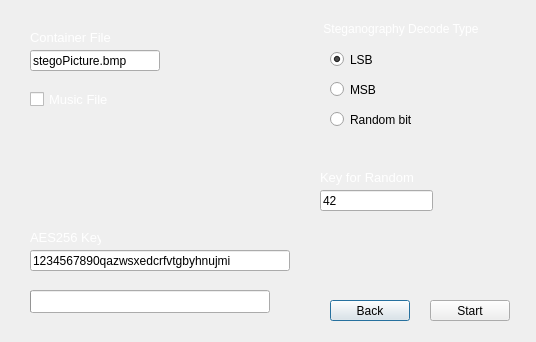
<?xml version="1.0" encoding="UTF-8"?>
<ui version="4.0">
 <class>Decode</class>
 <widget class="QDialog" name="Decode">
  <property name="geometry">
   <rect>
    <x>0</x>
    <y>0</y>
    <width>536</width>
    <height>342</height>
   </rect>
  </property>
  <property name="windowTitle">
   <string>Extract data from file</string>
  </property>
  <widget class="QPushButton" name="backButton">
   <property name="geometry">
    <rect>
     <x>330</x>
     <y>300</y>
     <width>80</width>
     <height>21</height>
    </rect>
   </property>
   <property name="text">
    <string>Back</string>
   </property>
  </widget>
  <widget class="QGroupBox" name="stegoTypeGroupBox">
   <property name="geometry">
    <rect>
     <x>320</x>
     <y>20</y>
     <width>181</width>
     <height>121</height>
    </rect>
   </property>
   <property name="styleSheet">
    <string notr="true">QGroupBox {
border: none;
font: 12px;
color: #fff;
}</string>
   </property>
   <property name="title">
    <string>Steganography Decode Type</string>
   </property>
   <widget class="QRadioButton" name="lsbRadioButton">
    <property name="geometry">
     <rect>
      <x>10</x>
      <y>30</y>
      <width>84</width>
      <height>19</height>
     </rect>
    </property>
    <property name="text">
     <string>LSB</string>
    </property>
    <property name="checked">
     <bool>true</bool>
    </property>
   </widget>
   <widget class="QRadioButton" name="msbRadioButton">
    <property name="geometry">
     <rect>
      <x>10</x>
      <y>60</y>
      <width>84</width>
      <height>19</height>
     </rect>
    </property>
    <property name="text">
     <string>MSB</string>
    </property>
   </widget>
   <widget class="QRadioButton" name="randomBitRadioButton">
    <property name="geometry">
     <rect>
      <x>10</x>
      <y>90</y>
      <width>84</width>
      <height>19</height>
     </rect>
    </property>
    <property name="text">
     <string>Random bit</string>
    </property>
   </widget>
  </widget>
  <widget class="QPushButton" name="startButton">
   <property name="geometry">
    <rect>
     <x>430</x>
     <y>300</y>
     <width>80</width>
     <height>21</height>
    </rect>
   </property>
   <property name="text">
    <string>Start</string>
   </property>
  </widget>
  <widget class="QLineEdit" name="containerFileLineEdit">
   <property name="geometry">
    <rect>
     <x>30</x>
     <y>50</y>
     <width>130</width>
     <height>21</height>
    </rect>
   </property>
   <property name="text">
    <string>stegoPicture.bmp</string>
   </property>
  </widget>
  <widget class="QLineEdit" name="keyLineEdit">
   <property name="enabled">
    <bool>true</bool>
   </property>
   <property name="geometry">
    <rect>
     <x>320</x>
     <y>190</y>
     <width>113</width>
     <height>21</height>
    </rect>
   </property>
   <property name="text">
    <string>42</string>
   </property>
  </widget>
  <widget class="QLabel" name="keyLabel">
   <property name="geometry">
    <rect>
     <x>320</x>
     <y>170</y>
     <width>121</width>
     <height>16</height>
    </rect>
   </property>
   <property name="font">
    <font>
     <pointsize>10</pointsize>
    </font>
   </property>
   <property name="text">
    <string>&lt;html&gt;&lt;head/&gt;&lt;body&gt;&lt;p&gt;&lt;span style=&quot; color:#ffffff;&quot;&gt;Key for Random&lt;/span&gt;&lt;/p&gt;&lt;/body&gt;&lt;/html&gt;</string>
   </property>
  </widget>
  <widget class="QLabel" name="containerLabel">
   <property name="geometry">
    <rect>
     <x>30</x>
     <y>30</y>
     <width>91</width>
     <height>16</height>
    </rect>
   </property>
   <property name="font">
    <font>
     <pointsize>10</pointsize>
    </font>
   </property>
   <property name="text">
    <string>&lt;html&gt;&lt;head/&gt;&lt;body&gt;&lt;p&gt;&lt;span style=&quot; color:#ffffff;&quot;&gt;Container File&lt;/span&gt;&lt;/p&gt;&lt;/body&gt;&lt;/html&gt;</string>
   </property>
  </widget>
  <widget class="QCheckBox" name="musicBox">
   <property name="geometry">
    <rect>
     <x>30</x>
     <y>90</y>
     <width>81</width>
     <height>19</height>
    </rect>
   </property>
   <property name="styleSheet">
    <string notr="true">QCheckBox {
color: #fff;
font-size: 13px;
}</string>
   </property>
   <property name="text">
    <string>Music File</string>
   </property>
  </widget>
  <widget class="QLabel" name="aesKeyLabel">
   <property name="geometry">
    <rect>
     <x>30</x>
     <y>230</y>
     <width>71</width>
     <height>16</height>
    </rect>
   </property>
   <property name="font">
    <font>
     <pointsize>10</pointsize>
    </font>
   </property>
   <property name="text">
    <string>&lt;html&gt;&lt;head/&gt;&lt;body&gt;&lt;p&gt;&lt;span style=&quot; color:#ffffff;&quot;&gt;AES256 Key&lt;/span&gt;&lt;/p&gt;&lt;/body&gt;&lt;/html&gt;</string>
   </property>
  </widget>
  <widget class="QLineEdit" name="aesKeyLineEdit">
   <property name="geometry">
    <rect>
     <x>30</x>
     <y>250</y>
     <width>260</width>
     <height>21</height>
    </rect>
   </property>
   <property name="text">
    <string>1234567890qazwsxedcrfvtgbyhnujmi</string>
   </property>
   <property name="maxLength">
    <number>32</number>
   </property>
  </widget>
  <widget class="QProgressBar" name="progressBar">
   <property name="geometry">
    <rect>
     <x>30</x>
     <y>290</y>
     <width>240</width>
     <height>23</height>
    </rect>
   </property>
   <property name="styleSheet">
    <string notr="true">QProgressBar {
color: #fff;
}</string>
   </property>
   <property name="value">
    <number>0</number>
   </property>
  </widget>
 </widget>
 <resources/>
 <connections/>
</ui>
